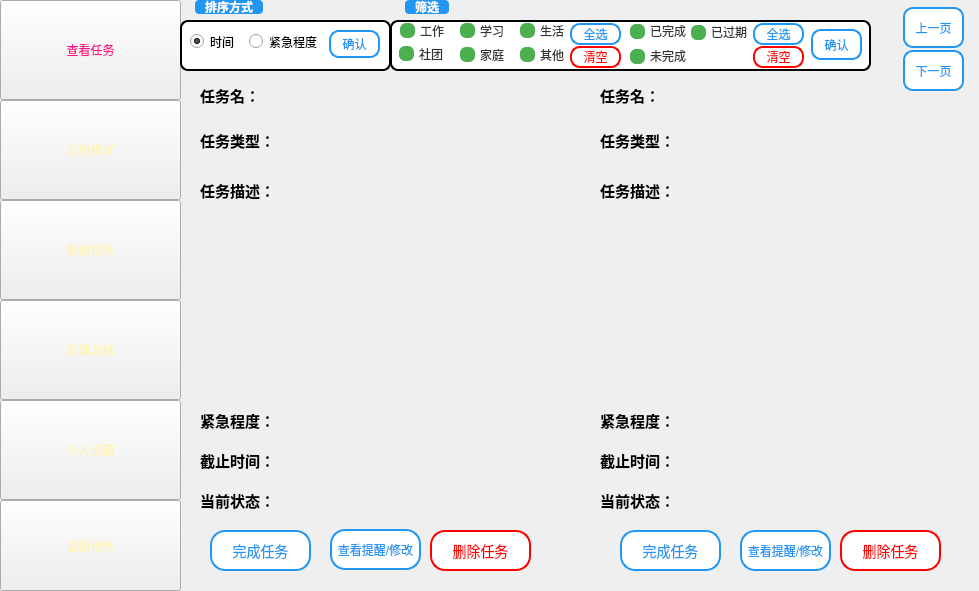
 <widget class="QWidget" name="Demo_Window">
  <property name="enabled">
   <bool>true</bool>
  </property>
  <property name="geometry">
   <rect>
    <x>0</x>
    <y>0</y>
    <width>979</width>
    <height>591</height>
   </rect>
  </property>
  <property name="windowTitle">
   <string>Widget</string>
  </property>
  <widget class="QPushButton" name="pushButton">
   <property name="geometry">
    <rect>
     <x>0</x>
     <y>0</y>
     <width>181</width>
     <height>100</height>
    </rect>
   </property>
   <property name="styleSheet">
    <string notr="true">QPushButton 
{ border-image: url(:/images/button.png) 0 0 0 0 stretch stretch;

color:rgb(255, 19, 133);
font: 25pt &quot;FZYaoTi&quot;;
}
    QPushButton:hover {
        color: black;
    }
    QPushButton:pressed {
        color: rgb(255, 19, 133);
    }
</string>
   </property>
   <property name="text">
    <string>查看任务</string>
   </property>
  </widget>
  <widget class="QPushButton" name="pushButton_2">
   <property name="geometry">
    <rect>
     <x>0</x>
     <y>200</y>
     <width>181</width>
     <height>100</height>
    </rect>
   </property>
   <property name="styleSheet">
    <string notr="true">QPushButton 
{ border-image: url(:/images/button.png) 0 0 0 0 stretch stretch;

color:rgb(255, 243, 181);
font: 25pt &quot;FZYaoTi&quot;;
}
    QPushButton:hover {
        color: black;
    }
    QPushButton:pressed {
        color: rgb(255, 19, 133);
    }</string>
   </property>
   <property name="text">
    <string>新建任务</string>
   </property>
  </widget>
  <widget class="QPushButton" name="pushButton_3">
   <property name="geometry">
    <rect>
     <x>0</x>
     <y>300</y>
     <width>181</width>
     <height>100</height>
    </rect>
   </property>
   <property name="styleSheet">
    <string notr="true">QPushButton 
{ border-image: url(:/images/button.png) 0 0 0 0 stretch stretch;

color:rgb(255, 243, 181);
font: 25pt &quot;FZYaoTi&quot;;
}
    QPushButton:hover {
        color: black;
    }
    QPushButton:pressed {
        color: rgb(255, 19, 133);
    }</string>
   </property>
   <property name="text">
    <string>反馈总结</string>
   </property>
  </widget>
  <widget class="QPushButton" name="pushButton_4">
   <property name="geometry">
    <rect>
     <x>0</x>
     <y>400</y>
     <width>181</width>
     <height>100</height>
    </rect>
   </property>
   <property name="styleSheet">
    <string notr="true">QPushButton 
{ border-image: url(:/images/button.png) 0 0 0 0 stretch stretch;

color:rgb(255, 243, 181);
font: 25pt &quot;FZYaoTi&quot;;
}
    QPushButton:hover {
        color: black;
    }
    QPushButton:pressed {
        color: rgb(255, 19, 133);
    }</string>
   </property>
   <property name="text">
    <string>个人设置</string>
   </property>
  </widget>
  <widget class="QPushButton" name="pushButton_5">
   <property name="geometry">
    <rect>
     <x>0</x>
     <y>500</y>
     <width>181</width>
     <height>91</height>
    </rect>
   </property>
   <property name="styleSheet">
    <string notr="true">QPushButton 
{ border-image: url(:/images/button.png) 0 0 0 0 stretch stretch;

color:rgb(255, 243, 181);
font: 25pt &quot;FZYaoTi&quot;;
}
    QPushButton:hover {
        color: black;
    }
    QPushButton:pressed {
        color: rgb(255, 19, 133);
    }</string>
   </property>
   <property name="text">
    <string>退出程序</string>
   </property>
  </widget>
  <widget class="QGroupBox" name="groupBox">
   <property name="geometry">
    <rect>
     <x>180</x>
     <y>0</y>
     <width>211</width>
     <height>71</height>
    </rect>
   </property>
   <property name="styleSheet">
    <string notr="true">QGroupBox {
        border: 2px solid rgb(0,0,0);
        border-radius: 8px;
        margin-top: 20px;
        padding-top: 25px;
        background: #FFFFFF;
        font-weight: bold;
        color: #424242;
        box-shadow: 0 2px 5px rgba(0,0,0,0.1);
    }
    
    QGroupBox::title {
        subcontrol-origin: margin;
        left: 15px;
        padding: 0 8px;
        background: #2196F3;
        color: white;
        border-radius: 4px;
    }</string>
   </property>
   <property name="title">
    <string>排序方式</string>
   </property>
   <widget class="QRadioButton" name="radioButton_2">
    <property name="geometry">
     <rect>
      <x>10</x>
      <y>30</y>
      <width>51</width>
      <height>23</height>
     </rect>
    </property>
    <property name="text">
     <string>时间</string>
    </property>
    <property name="checked">
     <bool>true</bool>
    </property>
   </widget>
   <widget class="QRadioButton" name="radioButton">
    <property name="geometry">
     <rect>
      <x>69</x>
      <y>30</y>
      <width>71</width>
      <height>23</height>
     </rect>
    </property>
    <property name="text">
     <string>紧急程度</string>
    </property>
   </widget>
   <widget class="QPushButton" name="sort_key_button">
    <property name="geometry">
     <rect>
      <x>149</x>
      <y>30</y>
      <width>51</width>
      <height>28</height>
     </rect>
    </property>
    <property name="styleSheet">
     <string notr="true">  /* 默认状态：蓝框白底蓝字 */
    QPushButton {
        background-color: white;
        color: #2196F3;
        border: 2px solid #2196F3;
        border-radius: 10px;
        padding: 2px 2px;

		font-size:12px;
    }

    /* 悬停状态：蓝底白字 */
    QPushButton:hover {
        background-color: #2196F3;
        color: white;
    }

    /* 按下状态：深蓝底白字 */
    QPushButton:pressed {
        background-color: #1976D2;
        color: white;
    }</string>
    </property>
    <property name="text">
     <string>确认</string>
    </property>
   </widget>
  </widget>
  <widget class="QPushButton" name="last_page_button">
   <property name="geometry">
    <rect>
     <x>903</x>
     <y>7</y>
     <width>61</width>
     <height>41</height>
    </rect>
   </property>
   <property name="styleSheet">
    <string notr="true">  /* 默认状态：蓝框白底蓝字 */
    QPushButton {
        background-color: white;
        color: #2196F3;
        border: 2px solid #2196F3;
        border-radius: 10px;
        padding: 2px 2px;

		font-size:12px;
    }

    /* 悬停状态：蓝底白字 */
    QPushButton:hover {
        background-color: #2196F3;
        color: white;
    }

    /* 按下状态：深蓝底白字 */
    QPushButton:pressed {
        background-color: #1976D2;
        color: white;
    }
QPushButton:disabled {
    /* 禁用状态：灰框灰底灰字 */
    background-color: #f5f5f5;
    color: #808080 ;
    border: 2px solid #9e9e9e;
}</string>
   </property>
   <property name="text">
    <string>上一页</string>
   </property>
  </widget>
  <widget class="QPushButton" name="next_page_button">
   <property name="enabled">
    <bool>true</bool>
   </property>
   <property name="geometry">
    <rect>
     <x>903</x>
     <y>50</y>
     <width>61</width>
     <height>41</height>
    </rect>
   </property>
   <property name="styleSheet">
    <string notr="true">  /* 默认状态：蓝框白底蓝字 */
    QPushButton {
        background-color: white;
        color: #2196F3;
        border: 2px solid #2196F3;
        border-radius: 10px;
        padding: 2px 2px;

		font-size:12px;
    }

    /* 悬停状态：蓝底白字 */
    QPushButton:hover {
        background-color: #2196F3;
        color: white;
    }

    /* 按下状态：深蓝底白字 */
    QPushButton:pressed {
        background-color: #1976D2;
        color: white;
    }
QPushButton:disabled {
    /* 禁用状态：灰框灰底灰字 */
    background-color: #f5f5f5;
    color: #808080 ;
    border: 2px solid #9e9e9e;
}</string>
   </property>
   <property name="text">
    <string>下一页</string>
   </property>
  </widget>
  <widget class="QLabel" name="label">
   <property name="geometry">
    <rect>
     <x>200</x>
     <y>80</y>
     <width>71</width>
     <height>31</height>
    </rect>
   </property>
   <property name="text">
    <string>&lt;html&gt;&lt;head/&gt;&lt;body&gt;&lt;p&gt;&lt;span style=&quot; font-size:11pt; font-weight:700;&quot;&gt;任务名：&lt;/span&gt;&lt;/p&gt;&lt;/body&gt;&lt;/html&gt;</string>
   </property>
  </widget>
  <widget class="QLabel" name="label_2">
   <property name="geometry">
    <rect>
     <x>600</x>
     <y>80</y>
     <width>61</width>
     <height>31</height>
    </rect>
   </property>
   <property name="text">
    <string>&lt;html&gt;&lt;head/&gt;&lt;body&gt;&lt;p&gt;&lt;span style=&quot; font-size:11pt; font-weight:700;&quot;&gt;任务名：&lt;/span&gt;&lt;/p&gt;&lt;/body&gt;&lt;/html&gt;</string>
   </property>
  </widget>
  <widget class="QLabel" name="task_name1">
   <property name="geometry">
    <rect>
     <x>280</x>
     <y>70</y>
     <width>251</width>
     <height>51</height>
    </rect>
   </property>
   <property name="font">
    <font>
     <bold>true</bold>
    </font>
   </property>
   <property name="autoFillBackground">
    <bool>false</bool>
   </property>
   <property name="frameShape">
    <enum>QFrame::Shape::NoFrame</enum>
   </property>
   <property name="text">
    <string/>
   </property>
  </widget>
  <widget class="QLabel" name="task_name2">
   <property name="geometry">
    <rect>
     <x>680</x>
     <y>70</y>
     <width>251</width>
     <height>51</height>
    </rect>
   </property>
   <property name="font">
    <font>
     <bold>true</bold>
    </font>
   </property>
   <property name="text">
    <string/>
   </property>
  </widget>
  <widget class="QPushButton" name="done_confirmed_button1">
   <property name="geometry">
    <rect>
     <x>210</x>
     <y>530</y>
     <width>101</width>
     <height>41</height>
    </rect>
   </property>
   <property name="styleSheet">
    <string notr="true">  /* 默认状态：蓝框白底蓝字 */
    QPushButton {
        background-color: white;
        color: #2196F3;
        border: 2px solid #2196F3;
        border-radius: 15px;
        padding: 2px 2px;

		font-size:14px;
    }

    /* 悬停状态：蓝底白字 */
    QPushButton:hover {
        background-color: #2196F3;
        color: white;
    }

    /* 按下状态：深蓝底白字 */
    QPushButton:pressed {
        background-color: #1976D2;
        color: white;
    }
QPushButton:disabled {
    /* 禁用状态：灰框灰底灰字 */
    background-color: #f5f5f5;
    color: #808080 ;
    border: 2px solid #9e9e9e;
}</string>
   </property>
   <property name="text">
    <string>完成任务</string>
   </property>
  </widget>
  <widget class="QPushButton" name="remove_confirmed_button1">
   <property name="geometry">
    <rect>
     <x>430</x>
     <y>530</y>
     <width>101</width>
     <height>41</height>
    </rect>
   </property>
   <property name="styleSheet">
    <string notr="true">  /* 默认状态：蓝框白底蓝字 */
    QPushButton {
        background-color: white;
        color: red;
        border: 2px solid red;
        border-radius: 15px;
        padding: 2px 2px;

		font-size:14px;
    }

    /* 悬停状态：蓝底白字 */
    QPushButton:hover {
        background-color: red;
        color: white;
    }

    /* 按下状态：深蓝底白字 */
    QPushButton:pressed {
        background-color: rgb(143, 0, 0);
        color: white;
    }</string>
   </property>
   <property name="text">
    <string>删除任务</string>
   </property>
  </widget>
  <widget class="QPushButton" name="done_confirmed_button2">
   <property name="geometry">
    <rect>
     <x>620</x>
     <y>530</y>
     <width>101</width>
     <height>41</height>
    </rect>
   </property>
   <property name="styleSheet">
    <string notr="true">  /* 默认状态：蓝框白底蓝字 */
    QPushButton {
        background-color: white;
        color: #2196F3;
        border: 2px solid #2196F3;
        border-radius: 15px;
        padding: 2px 2px;

		font-size:14px;
    }

    /* 悬停状态：蓝底白字 */
    QPushButton:hover {
        background-color: #2196F3;
        color: white;
    }

    /* 按下状态：深蓝底白字 */
    QPushButton:pressed {
        background-color: #1976D2;
        color: white;
    }
QPushButton:disabled {
    /* 禁用状态：灰框灰底灰字 */
    background-color: #f5f5f5;
    color: #808080 ;
    border: 2px solid #9e9e9e;
}</string>
   </property>
   <property name="text">
    <string>完成任务</string>
   </property>
  </widget>
  <widget class="QPushButton" name="remove_confirmed_button2">
   <property name="geometry">
    <rect>
     <x>840</x>
     <y>530</y>
     <width>101</width>
     <height>41</height>
    </rect>
   </property>
   <property name="styleSheet">
    <string notr="true">  /* 默认状态：蓝框白底蓝字 */
    QPushButton {
        background-color: white;
        color: red;
        border: 2px solid red;
        border-radius: 15px;
        padding: 2px 2px;

		font-size:14px;
    }

    /* 悬停状态：蓝底白字 */
    QPushButton:hover {
        background-color: red;
        color: white;
    }

    /* 按下状态：深蓝底白字 */
    QPushButton:pressed {
        background-color: rgb(143, 0, 0);
        color: white;
    }</string>
   </property>
   <property name="text">
    <string>删除任务</string>
   </property>
  </widget>
  <widget class="QLabel" name="label_5">
   <property name="geometry">
    <rect>
     <x>200</x>
     <y>480</y>
     <width>101</width>
     <height>41</height>
    </rect>
   </property>
   <property name="text">
    <string>&lt;html&gt;&lt;head/&gt;&lt;body&gt;&lt;p&gt;&lt;span style=&quot; font-size:11pt; font-weight:700;&quot;&gt;当前状态：&lt;/span&gt;&lt;/p&gt;&lt;/body&gt;&lt;/html&gt;</string>
   </property>
  </widget>
  <widget class="QLabel" name="label_6">
   <property name="geometry">
    <rect>
     <x>600</x>
     <y>480</y>
     <width>101</width>
     <height>41</height>
    </rect>
   </property>
   <property name="text">
    <string>&lt;html&gt;&lt;head/&gt;&lt;body&gt;&lt;p&gt;&lt;span style=&quot; font-size:11pt; font-weight:700;&quot;&gt;当前状态：&lt;/span&gt;&lt;/p&gt;&lt;/body&gt;&lt;/html&gt;</string>
   </property>
  </widget>
  <widget class="QLabel" name="current_state1">
   <property name="geometry">
    <rect>
     <x>280</x>
     <y>480</y>
     <width>111</width>
     <height>41</height>
    </rect>
   </property>
   <property name="font">
    <font>
     <bold>true</bold>
    </font>
   </property>
   <property name="text">
    <string>&lt;html&gt;&lt;head/&gt;&lt;body&gt;&lt;p&gt;&lt;br/&gt;&lt;/p&gt;&lt;/body&gt;&lt;/html&gt;</string>
   </property>
  </widget>
  <widget class="QLabel" name="current_state2">
   <property name="geometry">
    <rect>
     <x>680</x>
     <y>480</y>
     <width>111</width>
     <height>41</height>
    </rect>
   </property>
   <property name="font">
    <font>
     <bold>true</bold>
    </font>
   </property>
   <property name="text">
    <string>&lt;html&gt;&lt;head/&gt;&lt;body&gt;&lt;p&gt;&lt;br/&gt;&lt;/p&gt;&lt;/body&gt;&lt;/html&gt;</string>
   </property>
  </widget>
  <widget class="QLabel" name="label_9">
   <property name="geometry">
    <rect>
     <x>200</x>
     <y>120</y>
     <width>91</width>
     <height>41</height>
    </rect>
   </property>
   <property name="text">
    <string>&lt;html&gt;&lt;head/&gt;&lt;body&gt;&lt;p&gt;&lt;span style=&quot; font-size:11pt; font-weight:700;&quot;&gt;任务类型：&lt;/span&gt;&lt;/p&gt;&lt;/body&gt;&lt;/html&gt;</string>
   </property>
  </widget>
  <widget class="QLabel" name="label_10">
   <property name="geometry">
    <rect>
     <x>600</x>
     <y>120</y>
     <width>91</width>
     <height>41</height>
    </rect>
   </property>
   <property name="text">
    <string>&lt;html&gt;&lt;head/&gt;&lt;body&gt;&lt;p&gt;&lt;span style=&quot; font-size:11pt; font-weight:700;&quot;&gt;任务类型：&lt;/span&gt;&lt;/p&gt;&lt;/body&gt;&lt;/html&gt;</string>
   </property>
  </widget>
  <widget class="QLabel" name="task_type1">
   <property name="geometry">
    <rect>
     <x>280</x>
     <y>120</y>
     <width>141</width>
     <height>41</height>
    </rect>
   </property>
   <property name="frameShape">
    <enum>QFrame::Shape::NoFrame</enum>
   </property>
   <property name="text">
    <string>&lt;html&gt;&lt;head/&gt;&lt;body&gt;&lt;p&gt;&lt;br/&gt;&lt;/p&gt;&lt;/body&gt;&lt;/html&gt;</string>
   </property>
  </widget>
  <widget class="QLabel" name="task_type2">
   <property name="geometry">
    <rect>
     <x>680</x>
     <y>120</y>
     <width>141</width>
     <height>41</height>
    </rect>
   </property>
   <property name="text">
    <string>&lt;html&gt;&lt;head/&gt;&lt;body&gt;&lt;p&gt;&lt;br/&gt;&lt;/p&gt;&lt;/body&gt;&lt;/html&gt;</string>
   </property>
  </widget>
  <widget class="QLabel" name="label_13">
   <property name="geometry">
    <rect>
     <x>200</x>
     <y>170</y>
     <width>101</width>
     <height>41</height>
    </rect>
   </property>
   <property name="text">
    <string>&lt;html&gt;&lt;head/&gt;&lt;body&gt;&lt;p&gt;&lt;span style=&quot; font-size:11pt; font-weight:700;&quot;&gt;任务描述：&lt;/span&gt;&lt;/p&gt;&lt;/body&gt;&lt;/html&gt;</string>
   </property>
  </widget>
  <widget class="QLabel" name="label_14">
   <property name="geometry">
    <rect>
     <x>600</x>
     <y>170</y>
     <width>101</width>
     <height>41</height>
    </rect>
   </property>
   <property name="text">
    <string>&lt;html&gt;&lt;head/&gt;&lt;body&gt;&lt;p&gt;&lt;span style=&quot; font-size:11pt; font-weight:700;&quot;&gt;任务描述：&lt;/span&gt;&lt;/p&gt;&lt;/body&gt;&lt;/html&gt;</string>
   </property>
  </widget>
  <widget class="QLabel" name="label_15">
   <property name="geometry">
    <rect>
     <x>200</x>
     <y>400</y>
     <width>81</width>
     <height>41</height>
    </rect>
   </property>
   <property name="text">
    <string>&lt;html&gt;&lt;head/&gt;&lt;body&gt;&lt;p&gt;&lt;span style=&quot; font-size:11pt; font-weight:700;&quot;&gt;紧急程度：&lt;/span&gt;&lt;/p&gt;&lt;/body&gt;&lt;/html&gt;</string>
   </property>
  </widget>
  <widget class="QLabel" name="urgency_degree1">
   <property name="geometry">
    <rect>
     <x>280</x>
     <y>400</y>
     <width>111</width>
     <height>41</height>
    </rect>
   </property>
   <property name="text">
    <string/>
   </property>
  </widget>
  <widget class="QLabel" name="label_17">
   <property name="geometry">
    <rect>
     <x>600</x>
     <y>400</y>
     <width>81</width>
     <height>41</height>
    </rect>
   </property>
   <property name="text">
    <string>&lt;html&gt;&lt;head/&gt;&lt;body&gt;&lt;p&gt;&lt;span style=&quot; font-size:11pt; font-weight:700;&quot;&gt;紧急程度：&lt;/span&gt;&lt;/p&gt;&lt;/body&gt;&lt;/html&gt;</string>
   </property>
  </widget>
  <widget class="QLabel" name="urgency_degree2">
   <property name="geometry">
    <rect>
     <x>680</x>
     <y>400</y>
     <width>111</width>
     <height>41</height>
    </rect>
   </property>
   <property name="text">
    <string/>
   </property>
  </widget>
  <widget class="QLabel" name="label_19">
   <property name="geometry">
    <rect>
     <x>200</x>
     <y>440</y>
     <width>81</width>
     <height>41</height>
    </rect>
   </property>
   <property name="text">
    <string>&lt;html&gt;&lt;head/&gt;&lt;body&gt;&lt;p&gt;&lt;span style=&quot; font-size:11pt; font-weight:700;&quot;&gt;截止时间：&lt;/span&gt;&lt;/p&gt;&lt;/body&gt;&lt;/html&gt;</string>
   </property>
  </widget>
  <widget class="QLabel" name="label_21">
   <property name="geometry">
    <rect>
     <x>600</x>
     <y>440</y>
     <width>81</width>
     <height>41</height>
    </rect>
   </property>
   <property name="text">
    <string>&lt;html&gt;&lt;head/&gt;&lt;body&gt;&lt;p&gt;&lt;span style=&quot; font-size:11pt; font-weight:700;&quot;&gt;截止时间：&lt;/span&gt;&lt;/p&gt;&lt;/body&gt;&lt;/html&gt;</string>
   </property>
  </widget>
  <widget class="QLabel" name="deadline1">
   <property name="geometry">
    <rect>
     <x>280</x>
     <y>440</y>
     <width>201</width>
     <height>41</height>
    </rect>
   </property>
   <property name="text">
    <string/>
   </property>
  </widget>
  <widget class="QLabel" name="deadline2">
   <property name="geometry">
    <rect>
     <x>680</x>
     <y>440</y>
     <width>201</width>
     <height>41</height>
    </rect>
   </property>
   <property name="text">
    <string/>
   </property>
  </widget>
  <widget class="QTextBrowser" name="task_discription1">
   <property name="geometry">
    <rect>
     <x>280</x>
     <y>180</y>
     <width>256</width>
     <height>192</height>
    </rect>
   </property>
   <property name="styleSheet">
    <string notr="true">QTextBrowser
{
background: transparent; border: none;
}</string>
   </property>
   <property name="html">
    <string>&lt;!DOCTYPE HTML PUBLIC &quot;-//W3C//DTD HTML 4.0//EN&quot; &quot;http://www.w3.org/TR/REC-html40/strict.dtd&quot;&gt;
&lt;html&gt;&lt;head&gt;&lt;meta name=&quot;qrichtext&quot; content=&quot;1&quot; /&gt;&lt;meta charset=&quot;utf-8&quot; /&gt;&lt;style type=&quot;text/css&quot;&gt;
p, li { white-space: pre-wrap; }
hr { height: 1px; border-width: 0; }
li.unchecked::marker { content: &quot;\2610&quot;; }
li.checked::marker { content: &quot;\2612&quot;; }
&lt;/style&gt;&lt;/head&gt;&lt;body style=&quot; font-family:'Microsoft YaHei UI'; font-size:9pt; font-weight:400; font-style:normal;&quot;&gt;
&lt;p style=&quot;-qt-paragraph-type:empty; margin-top:0px; margin-bottom:0px; margin-left:0px; margin-right:0px; -qt-block-indent:0; text-indent:0px;&quot;&gt;&lt;br /&gt;&lt;/p&gt;&lt;/body&gt;&lt;/html&gt;</string>
   </property>
  </widget>
  <widget class="QTextBrowser" name="task_discription2">
   <property name="geometry">
    <rect>
     <x>680</x>
     <y>180</y>
     <width>256</width>
     <height>192</height>
    </rect>
   </property>
   <property name="styleSheet">
    <string notr="true">QTextBrowser
{
background: transparent; border: none;
}</string>
   </property>
   <property name="html">
    <string>&lt;!DOCTYPE HTML PUBLIC &quot;-//W3C//DTD HTML 4.0//EN&quot; &quot;http://www.w3.org/TR/REC-html40/strict.dtd&quot;&gt;
&lt;html&gt;&lt;head&gt;&lt;meta name=&quot;qrichtext&quot; content=&quot;1&quot; /&gt;&lt;meta charset=&quot;utf-8&quot; /&gt;&lt;style type=&quot;text/css&quot;&gt;
p, li { white-space: pre-wrap; }
hr { height: 1px; border-width: 0; }
li.unchecked::marker { content: &quot;\2610&quot;; }
li.checked::marker { content: &quot;\2612&quot;; }
&lt;/style&gt;&lt;/head&gt;&lt;body style=&quot; font-family:'Microsoft YaHei UI'; font-size:9pt; font-weight:400; font-style:normal;&quot;&gt;
&lt;p style=&quot;-qt-paragraph-type:empty; margin-top:0px; margin-bottom:0px; margin-left:0px; margin-right:0px; -qt-block-indent:0; text-indent:0px;&quot;&gt;&lt;br /&gt;&lt;/p&gt;&lt;/body&gt;&lt;/html&gt;</string>
   </property>
  </widget>
  <widget class="QGroupBox" name="groupBox_2">
   <property name="geometry">
    <rect>
     <x>390</x>
     <y>0</y>
     <width>481</width>
     <height>71</height>
    </rect>
   </property>
   <property name="styleSheet">
    <string notr="true">QGroupBox {
        border: 2px  solid rgb(0, 0, 0);
        border-radius: 8px;
        margin-top: 20px;
        padding-top: 25px;
        background: #FFFFFF;
        font-weight: bold;
        color: #424242;
        box-shadow: 0 2px 5px rgba(0,0,0,0.1);
    }
    
    QGroupBox::title {
        subcontrol-origin: margin;
        left: 15px;
        padding: 0 8px;
        background: #2196F3;
        color: white;
        border-radius: 4px;
    }
QCheckBox {
        spacing: 5px;
        color: #333333;
    }
    
    QCheckBox::indicator {
        width: 15px;
        height: 15px;
        border-radius: 6px;
        background: #CFD8DC;
    }
    
    QCheckBox::indicator:checked {
        background: #4CAF50;
    }
    
    QCheckBox::indicator:unchecked {
        background: #CFD8DC;
    }
    
    QCheckBox::indicator:unchecked:hover {
        background: #B0BEC5;
    }
    
    QCheckBox::indicator:checked:hover {
        background: #388E3C;
    }</string>
   </property>
   <property name="title">
    <string>筛选</string>
   </property>
   <property name="checkable">
    <bool>false</bool>
   </property>
   <widget class="QCheckBox" name="work">
    <property name="geometry">
     <rect>
      <x>10</x>
      <y>20</y>
      <width>51</width>
      <height>21</height>
     </rect>
    </property>
    <property name="text">
     <string>工作</string>
    </property>
    <property name="checked">
     <bool>true</bool>
    </property>
   </widget>
   <widget class="QCheckBox" name="family">
    <property name="geometry">
     <rect>
      <x>70</x>
      <y>44</y>
      <width>51</width>
      <height>21</height>
     </rect>
    </property>
    <property name="text">
     <string>家庭</string>
    </property>
    <property name="checked">
     <bool>true</bool>
    </property>
   </widget>
   <widget class="QCheckBox" name="study">
    <property name="geometry">
     <rect>
      <x>70</x>
      <y>20</y>
      <width>51</width>
      <height>21</height>
     </rect>
    </property>
    <property name="text">
     <string>学习</string>
    </property>
    <property name="checked">
     <bool>true</bool>
    </property>
   </widget>
   <widget class="QCheckBox" name="other">
    <property name="geometry">
     <rect>
      <x>130</x>
      <y>44</y>
      <width>51</width>
      <height>21</height>
     </rect>
    </property>
    <property name="text">
     <string>其他</string>
    </property>
    <property name="checked">
     <bool>true</bool>
    </property>
   </widget>
   <widget class="QCheckBox" name="life">
    <property name="geometry">
     <rect>
      <x>130</x>
      <y>20</y>
      <width>51</width>
      <height>21</height>
     </rect>
    </property>
    <property name="text">
     <string>生活</string>
    </property>
    <property name="checked">
     <bool>true</bool>
    </property>
   </widget>
   <widget class="QPushButton" name="clear">
    <property name="geometry">
     <rect>
      <x>180</x>
      <y>46</y>
      <width>51</width>
      <height>22</height>
     </rect>
    </property>
    <property name="styleSheet">
     <string notr="true">  /* 默认状态：蓝框白底蓝字 */
    QPushButton {
        background-color: white;
        color: red;
        border: 2px solid red;
        border-radius: 10px;
        padding: 2px 2px;

		font-size:12px;
    }

    /* 悬停状态：蓝底白字 */
    QPushButton:hover {
        background-color: red;
        color: white;
    }

    /* 按下状态：深蓝底白字 */
    QPushButton:pressed {
        background-color: rgb(143, 0, 0);
        color: white;
    }</string>
    </property>
    <property name="text">
     <string>清空</string>
    </property>
   </widget>
   <widget class="QPushButton" name="all">
    <property name="geometry">
     <rect>
      <x>180</x>
      <y>23</y>
      <width>51</width>
      <height>22</height>
     </rect>
    </property>
    <property name="styleSheet">
     <string notr="true">  /* 默认状态：蓝框白底蓝字 */
    QPushButton {
        background-color: white;
        color: #2196F3;
        border: 2px solid #2196F3;
        border-radius: 10px;
        padding: 2px 2px;

		font-size:12px;
    }

    /* 悬停状态：蓝底白字 */
    QPushButton:hover {
        background-color: #2196F3;
        color: white;
    }

    /* 按下状态：深蓝底白字 */
    QPushButton:pressed {
        background-color: #1976D2;
        color: white;
    }</string>
    </property>
    <property name="text">
     <string>全选</string>
    </property>
   </widget>
   <widget class="QCheckBox" name="comple">
    <property name="geometry">
     <rect>
      <x>240</x>
      <y>20</y>
      <width>61</width>
      <height>22</height>
     </rect>
    </property>
    <property name="text">
     <string>已完成</string>
    </property>
    <property name="checked">
     <bool>true</bool>
    </property>
   </widget>
   <widget class="QCheckBox" name="normal">
    <property name="geometry">
     <rect>
      <x>240</x>
      <y>45</y>
      <width>61</width>
      <height>22</height>
     </rect>
    </property>
    <property name="text">
     <string>未完成</string>
    </property>
    <property name="checked">
     <bool>true</bool>
    </property>
   </widget>
   <widget class="QCheckBox" name="overdue">
    <property name="geometry">
     <rect>
      <x>301</x>
      <y>21</y>
      <width>61</width>
      <height>22</height>
     </rect>
    </property>
    <property name="text">
     <string>已过期</string>
    </property>
    <property name="checked">
     <bool>true</bool>
    </property>
   </widget>
   <widget class="QPushButton" name="all_2">
    <property name="geometry">
     <rect>
      <x>363</x>
      <y>23</y>
      <width>51</width>
      <height>22</height>
     </rect>
    </property>
    <property name="styleSheet">
     <string notr="true">  /* 默认状态：蓝框白底蓝字 */
    QPushButton {
        background-color: white;
        color: #2196F3;
        border: 2px solid #2196F3;
        border-radius: 10px;
        padding: 2px 2px;

		font-size:12px;
    }

    /* 悬停状态：蓝底白字 */
    QPushButton:hover {
        background-color: #2196F3;
        color: white;
    }

    /* 按下状态：深蓝底白字 */
    QPushButton:pressed {
        background-color: #1976D2;
        color: white;
    }</string>
    </property>
    <property name="text">
     <string>全选</string>
    </property>
   </widget>
   <widget class="QPushButton" name="clear_2">
    <property name="geometry">
     <rect>
      <x>363</x>
      <y>46</y>
      <width>51</width>
      <height>22</height>
     </rect>
    </property>
    <property name="styleSheet">
     <string notr="true">  /* 默认状态：蓝框白底蓝字 */
    QPushButton {
        background-color: white;
        color: red;
        border: 2px solid red;
        border-radius: 10px;
        padding: 2px 2px;

		font-size:12px;
    }

    /* 悬停状态：蓝底白字 */
    QPushButton:hover {
        background-color: red;
        color: white;
    }

    /* 按下状态：深蓝底白字 */
    QPushButton:pressed {
        background-color: rgb(143, 0, 0);
        color: white;
    }</string>
    </property>
    <property name="text">
     <string>清空</string>
    </property>
   </widget>
   <widget class="QPushButton" name="confirm">
    <property name="geometry">
     <rect>
      <x>421</x>
      <y>29</y>
      <width>51</width>
      <height>31</height>
     </rect>
    </property>
    <property name="styleSheet">
     <string notr="true">  /* 默认状态：蓝框白底蓝字 */
    QPushButton {
        background-color: white;
        color: #2196F3;
        border: 2px solid #2196F3;
        border-radius: 10px;
        padding: 2px 2px;

		font-size:12px;
    }

    /* 悬停状态：蓝底白字 */
    QPushButton:hover {
        background-color: #2196F3;
        color: white;
    }

    /* 按下状态：深蓝底白字 */
    QPushButton:pressed {
        background-color: #1976D2;
        color: white;
    }</string>
    </property>
    <property name="text">
     <string>确认</string>
    </property>
   </widget>
   <widget class="QCheckBox" name="volunteer">
    <property name="geometry">
     <rect>
      <x>9</x>
      <y>43</y>
      <width>51</width>
      <height>21</height>
     </rect>
    </property>
    <property name="text">
     <string>社团</string>
    </property>
    <property name="checked">
     <bool>true</bool>
    </property>
   </widget>
  </widget>
  <widget class="QPushButton" name="pushButton_6">
   <property name="geometry">
    <rect>
     <x>330</x>
     <y>529</y>
     <width>91</width>
     <height>41</height>
    </rect>
   </property>
   <property name="styleSheet">
    <string notr="true">  /* 默认状态：蓝框白底蓝字 */
    QPushButton {
        background-color: white;
        color: #2196F3;
        border: 2px solid #2196F3;
        border-radius: 15px;
        padding: 2px 2px;

		font-size:12px;
    }

    /* 悬停状态：蓝底白字 */
    QPushButton:hover {
        background-color: #2196F3;
        color: white;
    }

    /* 按下状态：深蓝底白字 */
    QPushButton:pressed {
        background-color: #1976D2;
        color: white;
    }
QPushButton:disabled {
    /* 禁用状态：灰框灰底灰字 */
    background-color: #f5f5f5;
    color: #808080 ;
    border: 2px solid #9e9e9e;
}</string>
   </property>
   <property name="text">
    <string>查看提醒/修改</string>
   </property>
  </widget>
  <widget class="QPushButton" name="pushButton_7">
   <property name="geometry">
    <rect>
     <x>740</x>
     <y>530</y>
     <width>91</width>
     <height>41</height>
    </rect>
   </property>
   <property name="styleSheet">
    <string notr="true">  /* 默认状态：蓝框白底蓝字 */
    QPushButton {
        background-color: white;
        color: #2196F3;
        border: 2px solid #2196F3;
        border-radius: 15px;
        padding: 2px 2px;

		font-size:12px;
    }

    /* 悬停状态：蓝底白字 */
    QPushButton:hover {
        background-color: #2196F3;
        color: white;
    }

    /* 按下状态：深蓝底白字 */
    QPushButton:pressed {
        background-color: #1976D2;
        color: white;
    }
QPushButton:disabled {
    /* 禁用状态：灰框灰底灰字 */
    background-color: #f5f5f5;
    color: #808080 ;
    border: 2px solid #9e9e9e;
}</string>
   </property>
   <property name="text">
    <string>查看提醒/修改</string>
   </property>
  </widget>
  <widget class="QPushButton" name="pushButton_8">
   <property name="geometry">
    <rect>
     <x>0</x>
     <y>100</y>
     <width>181</width>
     <height>100</height>
    </rect>
   </property>
   <property name="styleSheet">
    <string notr="true">QPushButton 
{ border-image: url(:/images/button.png) 0 0 0 0 stretch stretch;

color:rgb(255, 243, 181);
font: 25pt &quot;FZYaoTi&quot;;
}
    QPushButton:hover {
        color: black;
    }
    QPushButton:pressed {
        color: rgb(255, 19, 133);
    }</string>
   </property>
   <property name="text">
    <string>日历模式</string>
   </property>
  </widget>
 </widget>
